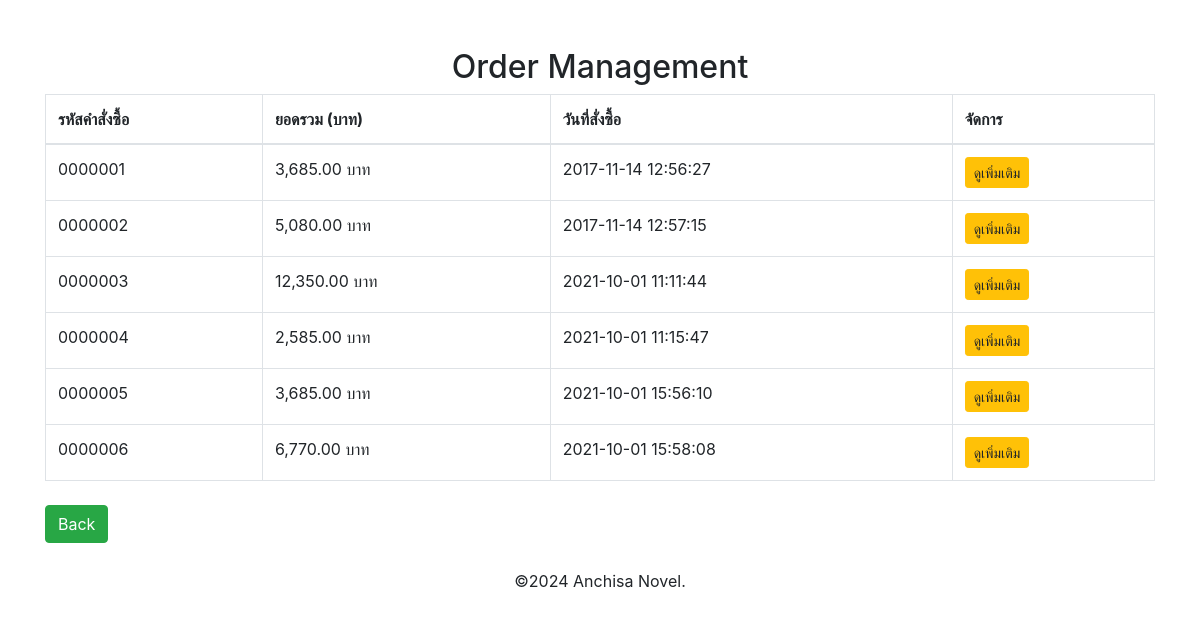
The page /order_management.php on the database its author committed.
### tables this page shows
CREATE TABLE `orders` (
  `oid` int(7) UNSIGNED ZEROFILL NOT NULL,
  `ototal` int(7) NOT NULL,
  `odate` datetime NOT NULL,
  `member_id` int(7) NOT NULL
);

### order_management.php (the view, shortened to what this page needs)
<?php
include("connectdb.php");
$sql = "SELECT * FROM orders";
$result = mysqli_query($conn, $sql);
?>
<!DOCTYPE html>
<html lang="th">
<head>
    <link href="https://stackpath.bootstrapcdn.com/bootstrap/4.5.2/css/bootstrap.min.css" rel="stylesheet">
</head>
<body>
    <div class="container mt-5">
        <h2 class="text-center">Order Management</h2>
        <table class="table table-bordered">
            <thead>
                <tr>
                    <th>รหัสคำสั่งซื้อ</th>
                    <th>ยอดรวม (บาท)</th>
                    <th>วันที่สั่งซื้อ</th>
                    <th>จัดการ</th>
                </tr>
            </thead>
            <tbody>
                <?php while ($row = mysqli_fetch_assoc($result)) { ?>
                    <tr>
                        <td><?= $row['oid']; ?></td>
                        <td><?= number_format($row['ototal'], 2); ?> บาท</td>
                        <td><?= $row['odate']; ?></td>
                        <td>
                            <a href="#order_detail_management.php?order_id=<?= $row['oid']; ?>" class="btn btn-warning btn-sm">ดูเพิ่มเติม</a>
                        </td>
                    </tr>
                <?php } ?>
            </tbody>
        </table>
    </div>
</body>
</html>
<div class="container mt-4">
    <div class="text-left mb-3">
        <a href="index_admin.php" class="btn btn-success">Back</a>
    </div>
    </div>
<footer style="display: flex; justify-content: center; align-items: center; height: 60px;">
    <p>&copy;2024 Anchisa Novel.</p>
</footer>

### rows shown on the page
orders: oid "0000001", ototal "3,685.00", odate "2017-11-14 12:56:27"
orders: oid "0000002", ototal "5,080.00", odate "2017-11-14 12:57:15"
orders: oid "0000003", ototal "12,350.00", odate "2021-10-01 11:11:44"
orders: oid "0000004", ototal "2,585.00", odate "2021-10-01 11:15:47"
orders: oid "0000005", ototal "3,685.00", odate "2021-10-01 15:56:10"
orders: oid "0000006", ototal "6,770.00", odate "2021-10-01 15:58:08"
